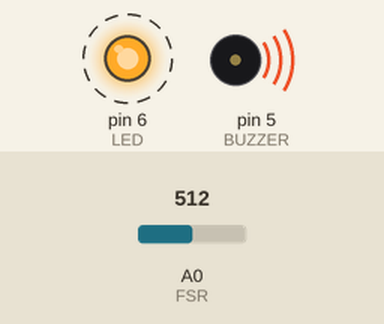
This sketch was run on a simulated Arduino Uno, built with avr-gcc and run on an emulated ATmega328P. On the bench: output pins drawn as LEDs (lit = HIGH), buzzer (waves = sounding, pin HIGH). Dashed ring = blinking. The inputs (shaded band) are chosen by the test bench; at power-on: A0 (FSR) = 512.

Above: at 0.15 s.
Timing chart, 0 to 3.0 s (numbered marks = the images above):
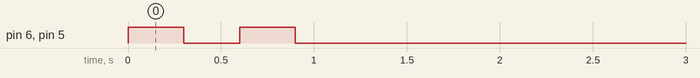

Measured:
- by itself, pin 6 (LED), pin 5 (BUZZER): alternates HIGH for 0.30 s and LOW for 0.30 s, 4 changes in all, then stays LOW

The sketch:

helmet_code.ino
```cpp
#include <SoftwareSerial.h>

SoftwareSerial BT(2,3);

#define FSR A0
#define LED 6
#define BUZZER 5

int threshold = 7;
bool alreadyTriggered = false;

// Timer variables
unsigned long previousMillis = 0;
const long interval = 30000; // 2 minutes = 120000 ms

char currentState = '0'; // store current helmet status

void setup() {
  pinMode(LED, OUTPUT);
  pinMode(BUZZER, OUTPUT);
  BT.begin(9600);
}

void loop() {

  int pressure = analogRead(FSR);

  // Helmet worn (trigger once)
  if (pressure > threshold && !alreadyTriggered) {

    for (int i = 0; i < 2; i++) {
      digitalWrite(LED, HIGH);
      digitalWrite(BUZZER, HIGH);
      delay(300);

      digitalWrite(LED, LOW);
      digitalWrite(BUZZER, LOW);
      delay(300);
    }

    currentState = '1';   // update state
    BT.write(currentState);

    alreadyTriggered = true;
  }

  // Helmet removed
  else if (pressure <= threshold) {
    alreadyTriggered = false;
    currentState = '0';   // update state
  }

  // ⏱ Send data every 2 minutes
  unsigned long currentMillis = millis();

  if (currentMillis - previousMillis >= interval) {
    previousMillis = currentMillis;

    BT.write(currentState);  // send latest state
  }

  delay(100);
}
```
